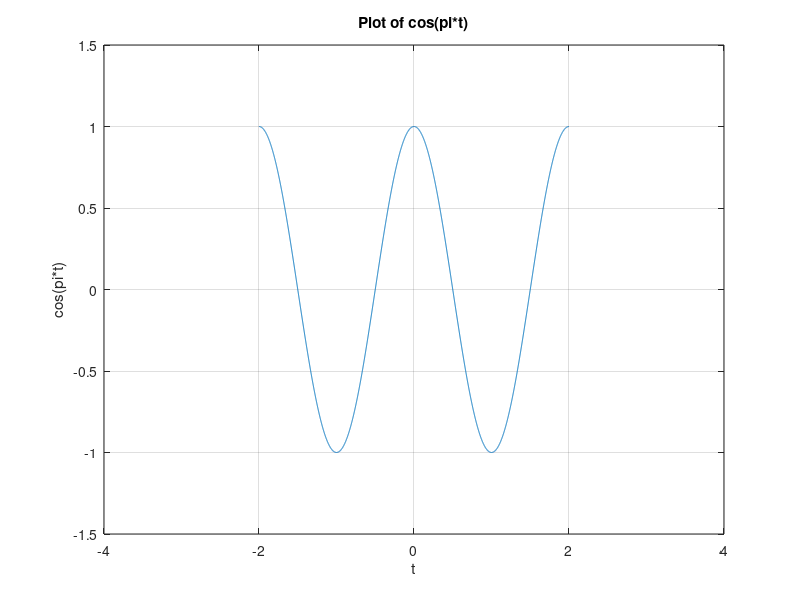

Write MATLAB code to recreate this figure.
fs = 1000;
t = -2:1/fs:2;
y = cos(pi*t);

plot(t,y)
xlim([-4 4])
ylim([-1.5 1.5])
xlabel('t')
ylabel('cos(pi*t)')
title('Plot of cos(pi*t)')
grid on